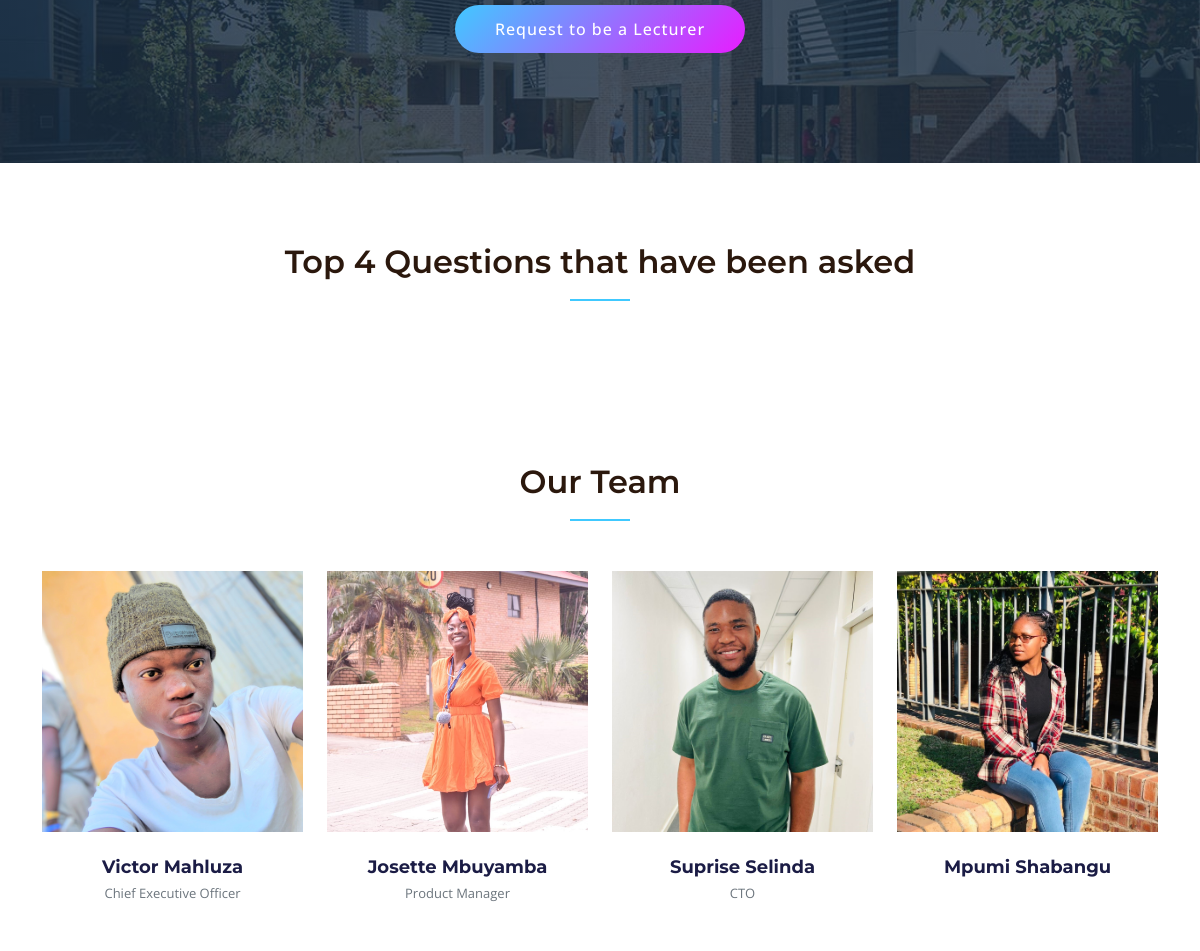
/ (middle part), run on an earlier commit of the app's database.
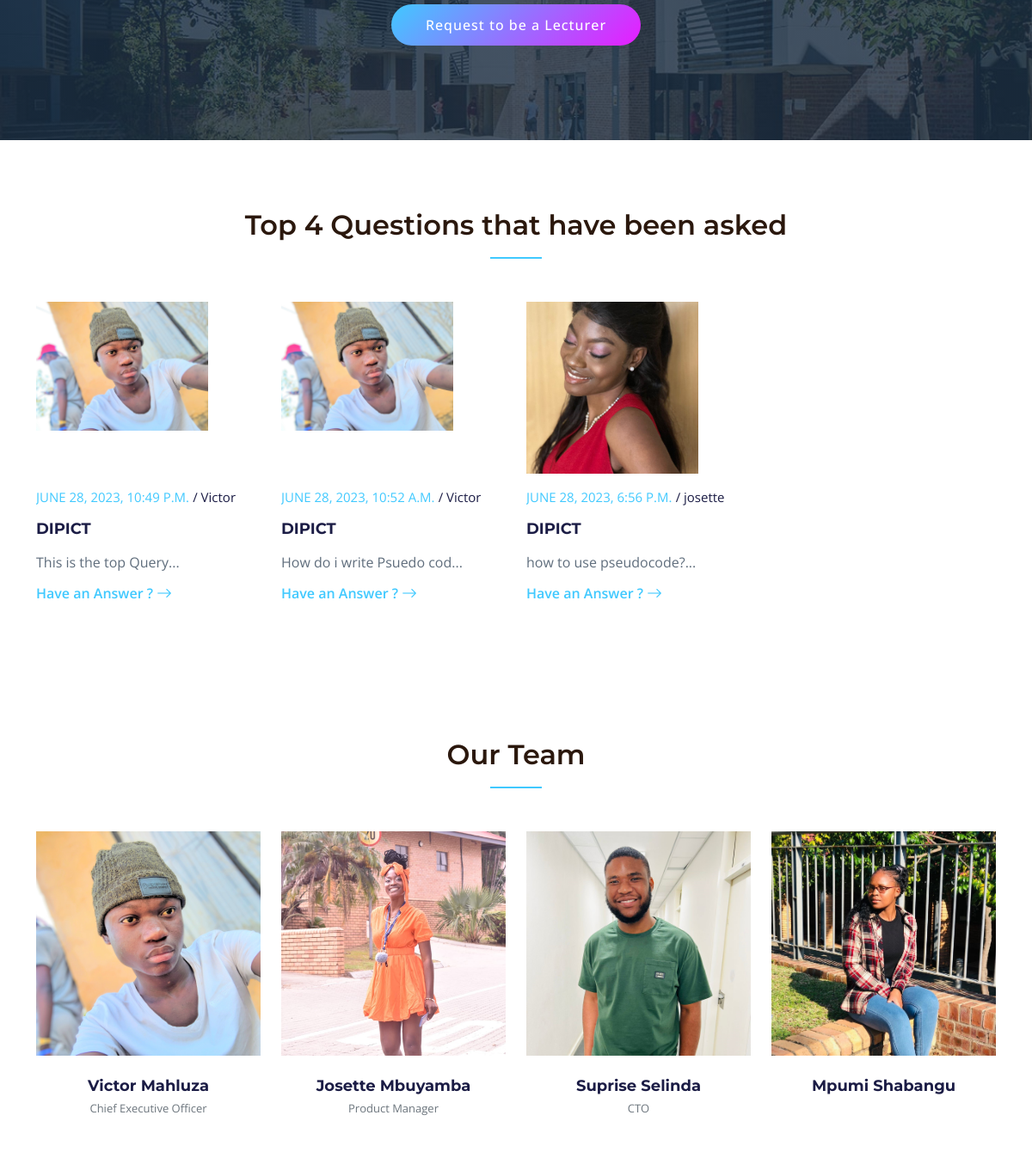
And on a later commit of the database.
### dashboard/models.py (models this page shows, shortened)
class Query(models.Model):
    question_text = models.TextField(max_length=1000, null=True, blank=False)
    pub_date = models.DateTimeField(auto_now=True, blank=True, null=True)
    votes = models.IntegerField(default=0, null=True, blank=True)
    module = models.ForeignKey(Module, blank=True, null=True, on_delete=models.CASCADE)
    user = models.ForeignKey(User, blank=True, null=True, on_delete=models.CASCADE)
    course = models.ForeignKey(Course, blank=True, null=True, on_delete=models.CASCADE)
    @property
    def short_question(self):
        return self.question_text[:25] + "."*3

class User(AbstractUser):
    class Role(models.TextChoices):
        ADMIN = "ADMIN", "Admin"
        STUDENT = "STUDENT", "Student"
        LECTURE = "LECTURE", "LECTURE"
        TUTOR = "TUTOR", "TUTOR"
    class Gender(models.TextChoices):
        MALE = "MALE", "Male"
        FEMALE = "FEMALE", "Female"
    auth_key = models.CharField(unique=True, null=True, blank=True,max_length=9)
    profile_pic = models.ImageField(upload_to='images/user_profile_pictures/', null=True, blank=True)
    base_role = Role.ADMIN
    role = models.CharField(max_length=50, choices=Role.choices)
    groups = models.ManyToManyField(
        Group,
        blank=True,
        related_name="user_set",
        related_query_name="user",
        verbose_name='groups',
        help_text='The groups this user belongs to. A user will get all permissions granted to each of their groups.',
    )
    gender = models.CharField(max_length=50, default=Gender.MALE, choices=Gender.choices)

class Course(models.Model):
    name = models.CharField(max_length=50, blank=True, null=True)
    description = models.CharField(max_length=50, blank=True, null=True)

### web/views.py (the view)
# urls.py: path('', HomePageView.as_view(), name='home'),
class HomePageView(CreateView):
    template_name = 'index.html'
    form_class = UserRequestForm
    success_url = '/'
    def get_context_data(self, **kwargs):
        context = super().get_context_data(**kwargs)
        context['message'] = 'Welcome to the home page!'
        feature_items = [
            FeatureItemData(
                title="Intelligent Chatbot",
                description="The AI Tutoring System incorporates an intelligent chatbot that provides personalized support to students. It uses natural language processing and machine learning algorithms to understand and respond to student queries effectively.",
                icon_div=IconDiv(
                    icon_class="bi bi-briefcase",
                    color="#f57813",
                    delay=100)
                ),
            FeatureItemData(
                title="Question Asking Forum",
                description="The app features a question asking forum where students can post their questions and receive answers from peers and educators. This fosters collaboration, knowledge sharing, and a sense of community among learners.",
                icon_div=IconDiv(
                    icon_class="bi bi-briefcase",
                    color="#15a04a",
                    delay=200)
                ),
            FeatureItemData(
                title="Personalized Learning Path",
                description="Students can interact with each other without distractions from other barriers",
                icon_div=IconDiv(
                    icon_class="bi bi-bar-chart",
                    color="#d90769",
                    delay=300)
                ),
        ]
        context['feature_items'] = feature_items
        context['top_queries'] = Query.objects.order_by('-votes')[:4]
        return context

### web/templates/index.html (shortened to what this page needs)
{% extends 'global/base.html' %}
{% block content %}
<main id="main">
    {% include 'pages/cta.html' %}
    {% include 'pages/questions.html' %}
    {% include 'pages/team.html' %}
</main>
{% endblock content %}

### web/templates/pages/questions.html (shortened to what this page needs)
    {% load static %}
    <section id="recent-posts" class="recent-posts">
        <div class="container" data-aos="fade-up">
          <div class="section-header">
            <h2>Top 4 Questions that have been asked</h2>
          </div>
          <div class="row gy-5">
            {% for query in top_queries %}
            <div class="col-xl-3 col-md-6" data-aos="fade-up" data-aos-delay="100">
              <div class="post-box">
                <div class="image-container post-img">
                  {% if query.user.profile_pic %}
                  <img src="{{query.user.profile_pic.url}}"  class="img-fluid" alt="">
                  {% else %}
                  <img src="{% static 'img/blog/chatbot.webp' %}" class="cropped-image img-fluid" alt="">
                  {% endif %}
                </div>
                <div class="meta">
                  <span style="text-transform:uppercase" class="post-date">{{query.pub_date}}</span>
                  <span class="post-author"> / {{query.user.get_short_name}}</span>
                </div>
                <h3 class="post-title">{{query.course.name}}</h3>
                <p>{{query.short_question}}</p>
                <a href="{% url 'login' %}" class="readmore stretched-link"><span>Have an Answer ?</span><i class="bi bi-arrow-right"></i></a>
              </div>
            </div>
            {% endfor %}
          </div>
        </div>
      </section>

What changed in the data, as far as the page shows it:
added Query: user.profile_pic (picture), pub_date "JUNE 28, 2023, 10:49 P.M.", user.get_short_name "Victor", course.name "DIPICT", short_question "This is the top Query..."
added Query: user.profile_pic (picture), pub_date "JUNE 28, 2023, 10:52 A.M.", user.get_short_name "Victor", course.name "DIPICT", short_question "How do i write Psuedo cod..."
added Query: user.profile_pic (picture), pub_date "JUNE 28, 2023, 6:56 P.M.", user.get_short_name "josette", course.name "DIPICT", short_question "how to use pseudocode?..."
